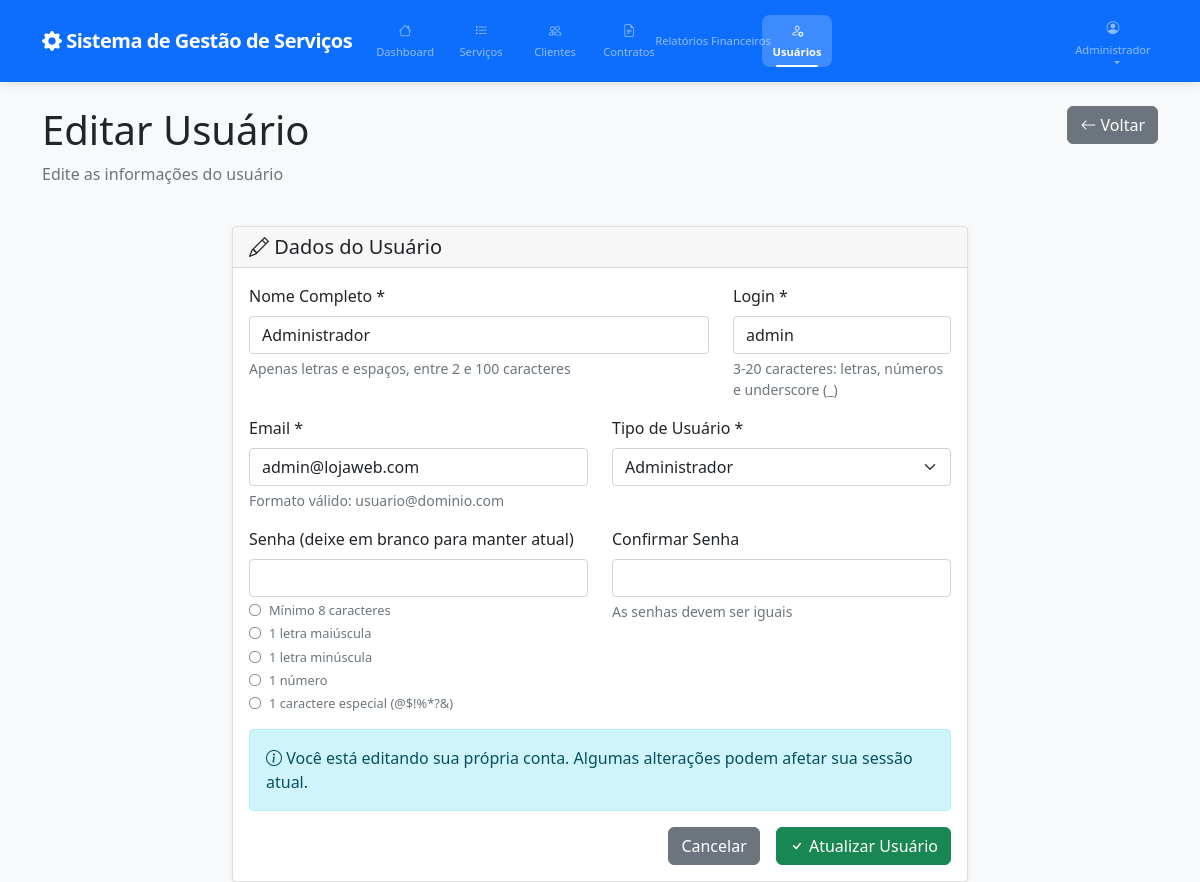
The app's page /admin/usuarios/form.php?id=1 (signed in), older data.
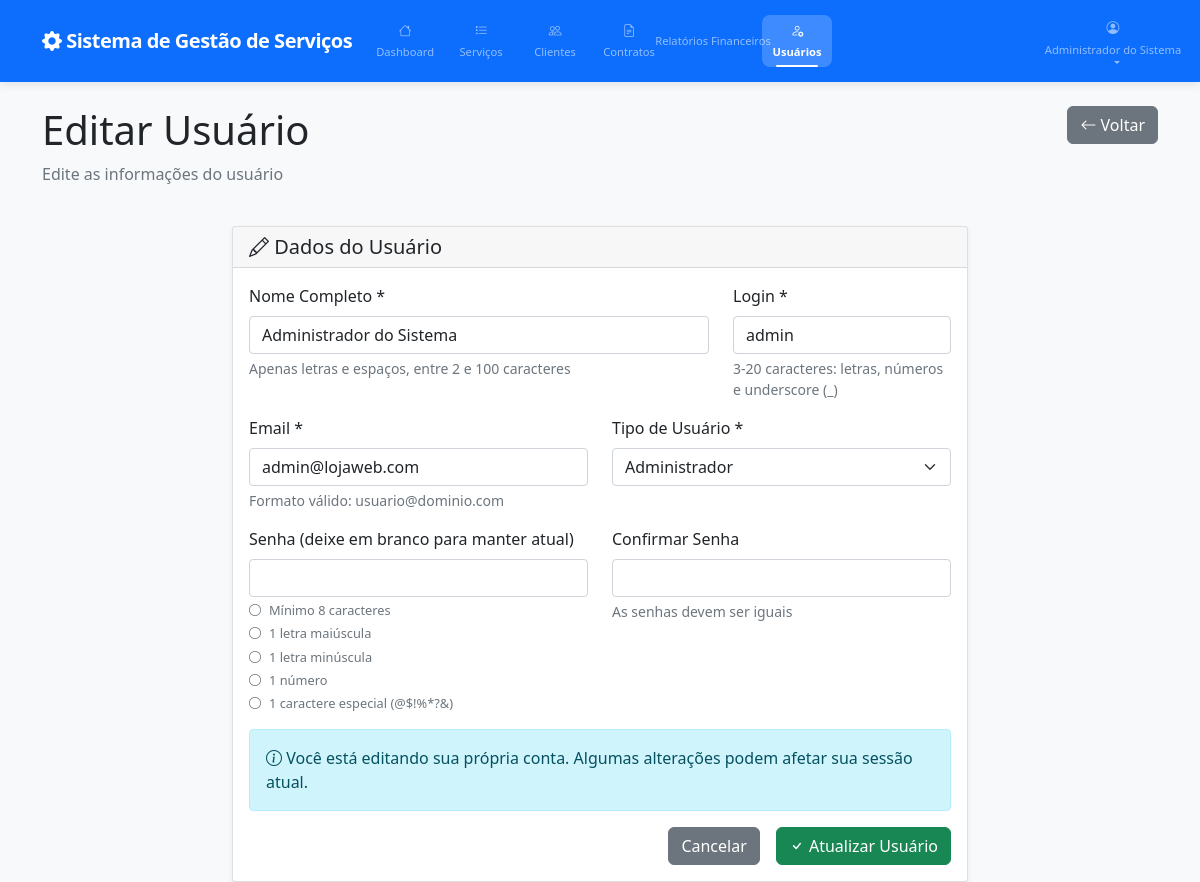
The same page, newer data.
### tables this page shows
CREATE TABLE `usuarios` (
    `id` int(11) NOT NULL AUTO_INCREMENT,
    `login` varchar(50) NOT NULL,
    `senha` varchar(255) NOT NULL,
    `nome` varchar(100) NOT NULL,
    `email` varchar(100) NOT NULL,
    `tipo` enum('admin', 'operador') DEFAULT 'operador',
    `ativo` tinyint(1) DEFAULT 1,
    `remember_token` varchar(255) DEFAULT NULL,
    `ultimo_acesso` timestamp NULL DEFAULT NULL,
    `criado_em` timestamp DEFAULT CURRENT_TIMESTAMP,
    `atualizado_em` timestamp DEFAULT CURRENT_TIMESTAMP ON UPDATE CURRENT_TIMESTAMP,
    PRIMARY KEY (`id`),
    UNIQUE KEY `login` (`login`),
    UNIQUE KEY `email` (`email`)
);

### shared/dao/UsuarioDAO.php (called while the page is built, shortened)
<?php
require_once __DIR__ . '/../config/db.php';
class UsuarioDAO
{
    private $db;
    public function __construct()
    {
        $this->db = Database::getInstance()->getConnection();
    }
    public function findById(int $id): ?array
    {
        try {
            $stmt = $this->db->prepare("SELECT * FROM usuarios WHERE id = ?");
            $stmt->execute([$id]);
            $user = $stmt->fetch();
            if ($user) {
                unset($user['senha']);
                return $user;
            }
            return null;
        } catch (PDOException $e) {
            error_log("Error finding user by ID: " . $e->getMessage());
            return null;
        }
    }
}

### shared/config/db.php (called while the page is built, shortened)
<?php
class Database
{
    private static $instance = null;
    private $connection;
    private $host = 'localhost';
    private $database = 'trabalho_web';
    private $username = 'root';
    private $password = '';
    private $charset = 'utf8mb4';
    private $socket = '/Applications/XAMPP/xamppfiles/var/mysql/mysql.sock';
    private function __construct()
    {
        $dsn = "mysql:host={$this->host};dbname={$this->database};charset={$this->charset};unix_socket={$this->socket}";
        $options = [
            PDO::ATTR_ERRMODE => PDO::ERRMODE_EXCEPTION,
            PDO::ATTR_DEFAULT_FETCH_MODE => PDO::FETCH_ASSOC,
            PDO::ATTR_EMULATE_PREPARES => false,
        ];
        try {
            $this->connection = new PDO($dsn, $this->username, $this->password, $options);
        } catch (PDOException $e) {
            error_log("Database connection failed: " . $e->getMessage());
            throw new PDOException("Database connection failed");
        }
    }
    public static function getInstance(): Database
    {
        if (self::$instance === null) {
            self::$instance = new self();
        }
        return self::$instance;
    }
    public function getConnection(): PDO
    {
        return $this->connection;
    }
}

### admin/usuarios/form.php (the view, shortened to what the changed rows need)
<?php
require_once '../../shared/dao/UsuarioDAO.php';
$usuarioDAO = new UsuarioDAO();
$user = Auth::getUser();
$usuario = null;
$isEdit = false;
if (isset($_GET['id'])) {
    $id = (int) $_GET['id'];
    $usuario = $usuarioDAO->findById($id);
    if ($usuario) {
        $isEdit = true;
    } else {
        header('Location: list.php');
        exit;
    }
}
?>
<!DOCTYPE html>
<html lang="pt-BR">
<head>
    <link href="https://cdn.jsdelivr.net/npm/bootstrap@5.1.3/dist/css/bootstrap.min.css" rel="stylesheet">
    <link href="https://cdn.jsdelivr.net/npm/bootstrap-icons@1.8.1/font/bootstrap-icons.css" rel="stylesheet">
    <link rel="stylesheet" href="../../shared/assets/css/style.css">
</head>
<body>
    <nav class="navbar navbar-expand-lg navbar-dark bg-primary">
        <div class="container">
            <div class="collapse navbar-collapse" id="navbarNav">
                <ul class="navbar-nav">
                    <li class="nav-item dropdown">
                        <a class="nav-link dropdown-toggle" href="#" id="navbarDropdown" role="button" data-bs-toggle="dropdown">
                            <i class="bi bi-person-circle"></i> <?= htmlspecialchars($user['nome']) ?>
                        </a>
                    </li>
                </ul>
            </div>
        </div>
    </nav>
    <div class="container mt-4">
        <div class="row mb-4">
            <div class="col-md-8">
                <h1><?= $isEdit ? 'Editar' : 'Novo' ?> Usuário</h1>
            </div>
        </div>
        <div class="row justify-content-center">
            <div class="col-lg-8">
                <div class="card">
                    <div class="card-body">
                        <form method="POST" action="" id="userForm">
                            <div class="row">
                                <div class="col-md-8">
                                    <div class="mb-3">
                                        <label for="nome" class="form-label">Nome Completo *</label>
                                        <input type="text" class="form-control" id="nome" name="nome"
                                            value="<?= htmlspecialchars($usuario['nome'] ?? $_POST['nome'] ?? '') ?>"
                                            required maxlength="100" pattern="[a-zA-ZÀ-ÿ\s]{2,100}">
                                        <div class="form-text">Apenas letras e espaços, entre 2 e 100 caracteres</div>
                                    </div>
                                </div>
                                <div class="col-md-4">
                                    <div class="mb-3">
                                        <label for="login" class="form-label">Login *</label>
                                        <input type="text" class="form-control" id="login" name="login"
                                            value="<?= htmlspecialchars($usuario['login'] ?? $_POST['login'] ?? '') ?>"
                                            required maxlength="20" pattern="[a-zA-Z0-9_]{3,20}">
                                        <div class="form-text">3-20 caracteres: letras, números e underscore (_)</div>
                                    </div>
                                </div>
                            </div>
                            <div class="row">
                                <div class="col-md-6">
                                    <div class="mb-3">
                                        <label for="email" class="form-label">Email *</label>
                                        <input type="email" class="form-control" id="email" name="email"
                                            value="<?= htmlspecialchars($usuario['email'] ?? $_POST['email'] ?? '') ?>"
                                            required maxlength="100">
                                        <div class="form-text">Formato válido: usuario@dominio.com</div>
                                    </div>
                                </div>
                                <div class="col-md-6">
                                    <div class="mb-3">
                                        <label for="tipo" class="form-label">Tipo de Usuário *</label>
                                        <select class="form-select" id="tipo" name="tipo" required>
                                            <option value="admin" <?= ($usuario['tipo'] ?? $_POST['tipo'] ?? '') === 'admin' ? 'selected' : '' ?>>
                                                Administrador
                                            </option>
                                        </select>
                                    </div>
                                </div>
                            </div>
                        </form>
                    </div>
                </div>
            </div>
        </div>
    </div>
</body>
</html>

Row changes from the older to the newer data that the page shows:
changed usuarios "admin": nome "Administrador" → "Administrador do Sistema"
